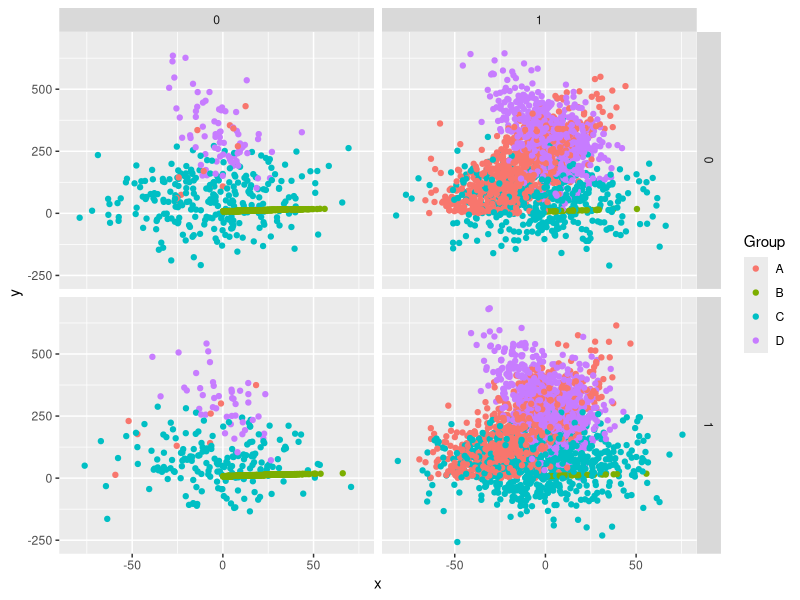
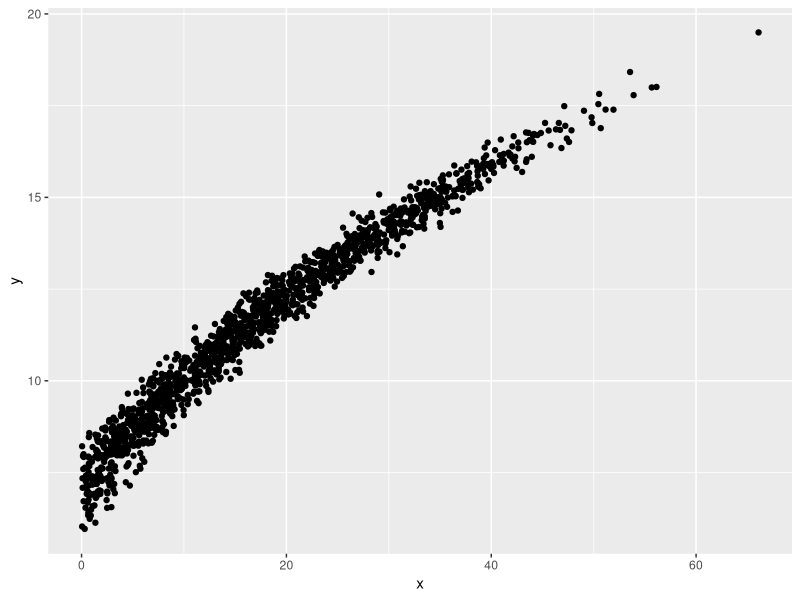
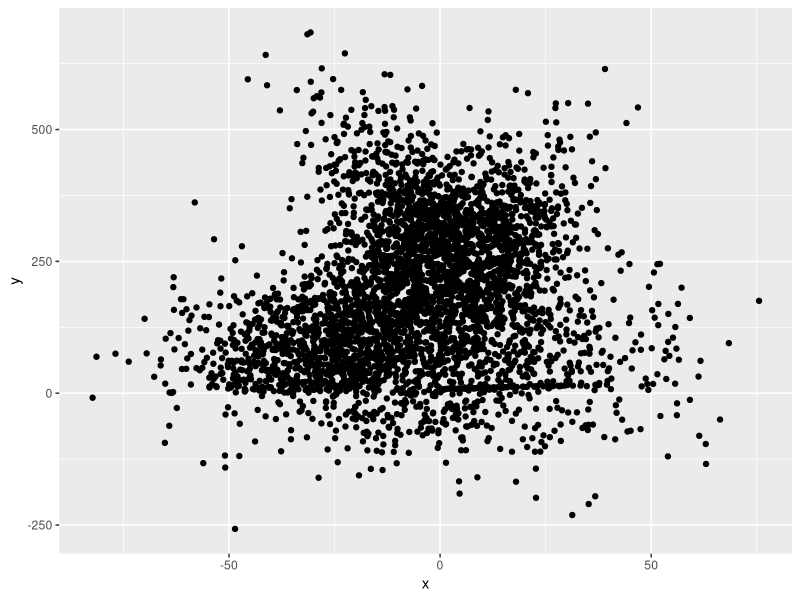
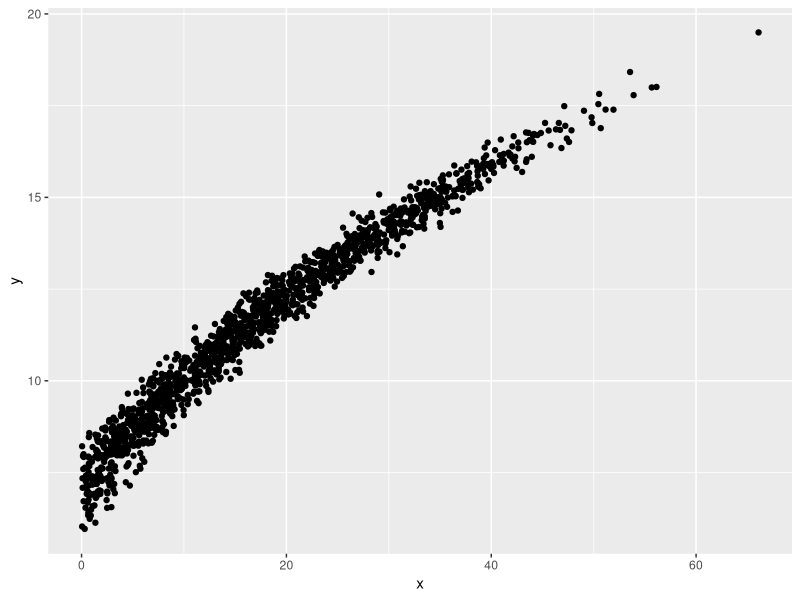
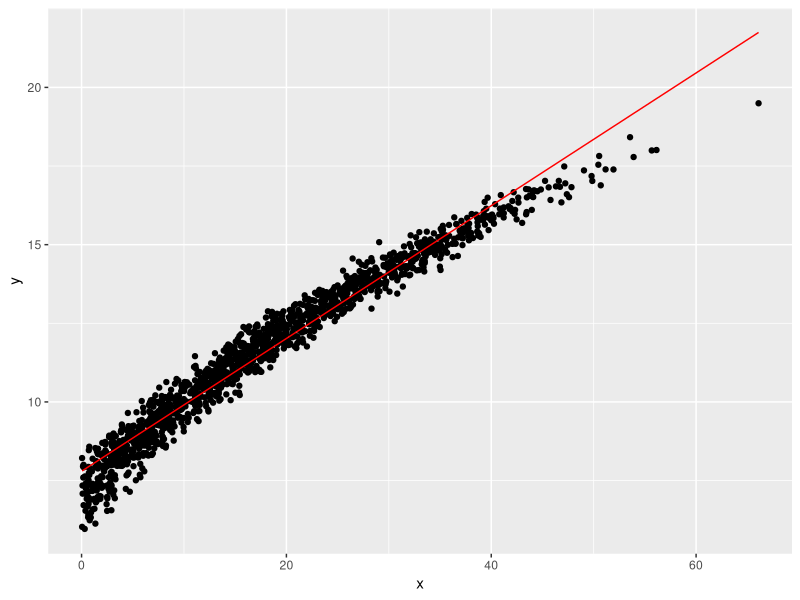
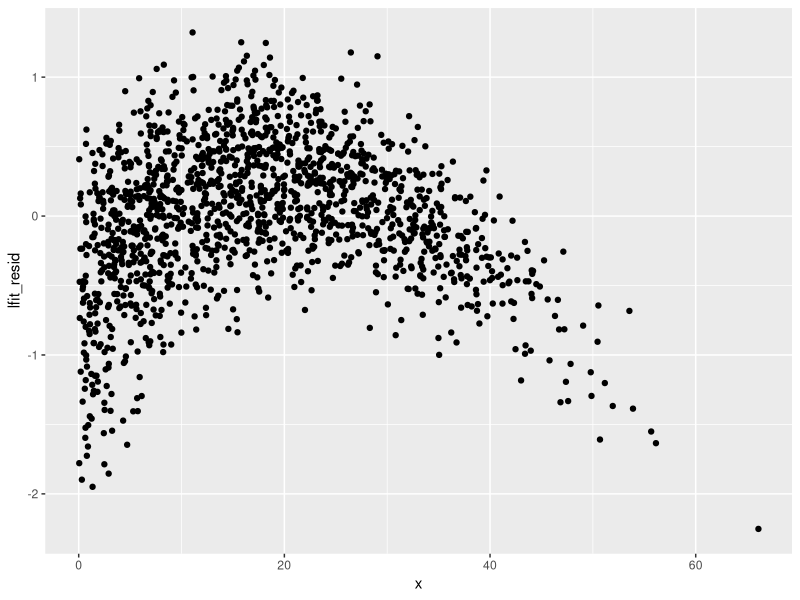
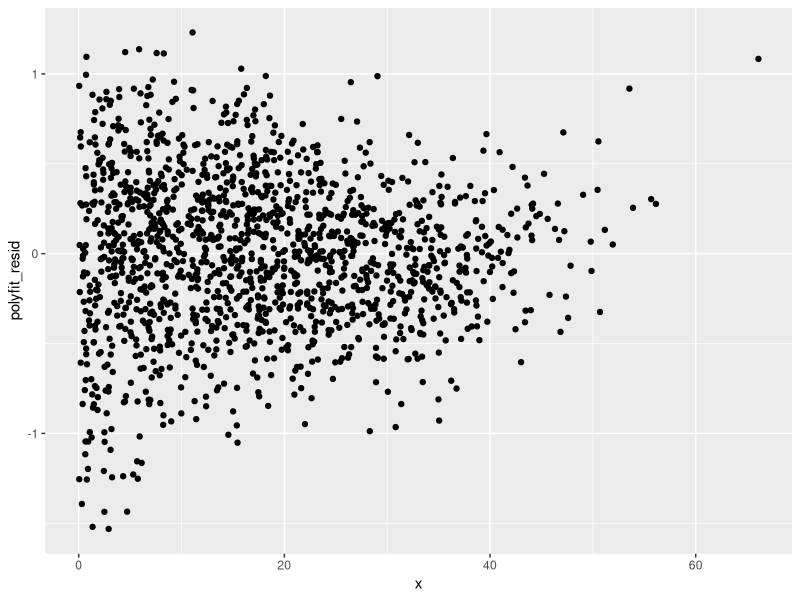
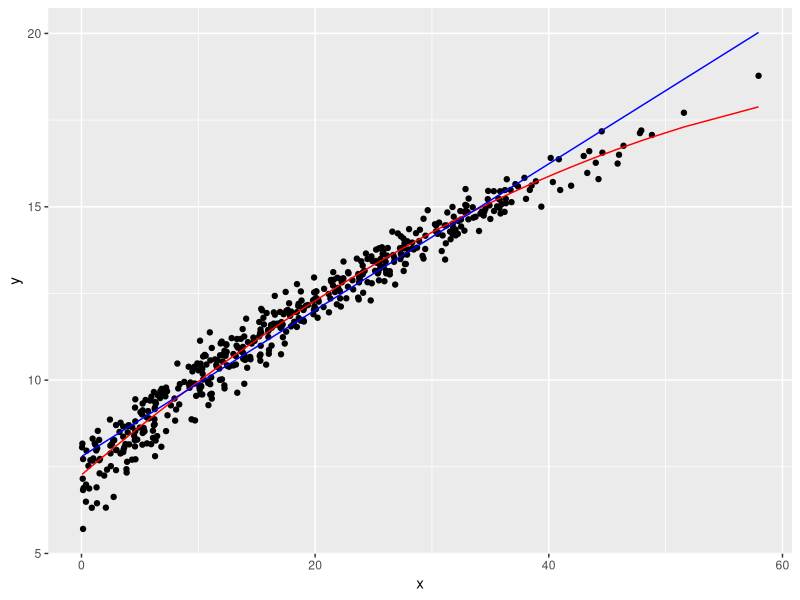

These charts were generated, in order, by the following R code:
# Jeffrey Williams
# DATA-312
# Dr. Robinson
# 11 April 2022

# Cleaning workspace / loading libraries
rm(list = ls())
gc()

library(tidyverse)
library(modelr)

# Load dataset
raw_data <- read_csv('data312_ml_michaelr.csv')

# Sampling
raw_data_samplingframe <- raw_data %>% 
  mutate(snum = sample.int(n(), n()) / n())

training <- raw_data_samplingframe %>% filter(snum < 0.6) %>% select(-snum)

query <- raw_data_samplingframe %>% filter(snum >= 0.6, snum < 0.8) %>%
  select(-snum)

test <- raw_data_samplingframe %>% filter(snum > 0.8) %>% select(-snum)

training %>% write_csv('michaelr_training.csv')
query %>% write_csv('michaelr_query.csv')
test %>% write_csv('michaelr_test.csv')

# Exploration
training %>% ggplot(aes(x, y, color = Group)) + geom_point() + 
  facet_grid(vars(s), vars(t))

training %>% filter(Group == 'B') %>% ggplot(aes(x, y)) + geom_point()

training %>% filter(t == 1) %>% ggplot(aes(x, y)) + geom_point()

training %>% count(Group)

training %>% count(Group, t) %>% pivot_wider(names_from = t, values_from = n)

training_B <- training %>% filter(Group == "B")

training_B %>% ggplot(aes(x, y)) + geom_point()

lfit <- lm(y~x, training_B)

training_lfit <- training_B %>% add_predictions(lfit, var = 'lfit_y')

training_lfit %>% ggplot() + geom_point(aes(x, y)) + 
  geom_line(aes(x, lfit_y), color = 'red') 

training_lfit <- training_lfit %>% add_residuals(lfit, var = 'lfit_y')

training_lfit <- training_B %>% add_predictions(lfit, var = 'lfit_y') %>% 
  add_residuals(lfit, var = 'lfit_resid')

training_lfit %>% ggplot(aes(x, lfit_resid)) + geom_point()

polyfit <- lm(y~poly(x, 2), training_B)

training_both <- training_B %>% add_predictions(polyfit, var = 'polyfit_y') %>%
  add_residuals(polyfit, var = 'polyfit_resid')

training_both %>% ggplot(aes(x, polyfit_resid)) + geom_point()

query_B <- query %>% filter(Group == 'B') %>% 
  add_predictions(lfit, var = 'lfit_pred') %>%
  add_residuals(lfit, var = 'lfit_resid') %>%
  add_predictions(polyfit, var = 'polyfit_pred') %>%
  add_residuals(polyfit, var = 'polyfit_resid')

query_B %>% ggplot() + geom_point(aes(x, y)) + 
  geom_line(aes(x, polyfit_pred), color = 'red') +
  geom_line(aes(x, lfit_pred), color = 'blue')

test_B <- test %>% filter(Group == 'B') %>%
  add_predictions(polyfit, var = 'polyfit_pred') %>% 
  add_residuals(polyfit, var = 'polyfit_resid')

test_B %>% ggplot(aes(polyfit_resid)) + geom_histogram()

# Shifting to use of my own data

# Loading raw data
my_data <- read_csv('5030143_HW4A.csv')

# Sampling
my_samplingframe <- my_data %>% 
  mutate(snum = sample.int(n(), n()) / n())

my_training <- my_samplingframe %>% filter(snum < 0.6) %>% select(-snum)

my_query <- my_samplingframe %>% filter(snum >= 0.6, snum < 0.8) %>%
  select(-snum)

my_test <- my_samplingframe %>% filter(snum > 0.8) %>% select(-snum)

my_training %>% write_csv('5030143_training.csv')
my_query %>% write_csv('5030143_query.csv')
my_test %>% write_csv('5030143_test.csv')

# Exploration / visualization

my_training %>% filter(t == 1) %>% ggplot(aes(x, y)) + geom_point()

my_training %>% filter(t == 0) %>% ggplot(aes(x, y)) + geom_point()

my_training %>% count(Group) %>% select(n) %>% chisq.test()

my_training %>% ggplot(aes(x, y, color = Group)) + geom_point() +
  facet_grid(vars(s), vars(t))

my_training %>% filter(Group == 'H') %>% 
  ggplot(aes(x, y, color = Group)) + geom_point() +
  facet_grid(vars(s), vars(t))

my_training %>% filter(Group == 'H') %>% ggplot(aes(y, x)) + geom_point()

my_training %>% filter(t == 1) %>% ggplot(aes(x, y)) + geom_point()

# Modeling Problem 1:
# I have chosen Group H, particularly as t = 0, as there appears to be a
# considerable corerlation in the points that generally decreases. At this
# juncture, I am envisioning a linear regression model suiting this quite
# well.

my_tH <- my_training %>% filter(Group == 'H')

H_lfit <- lm(y~x, data = my_tH)

H_polyfit <- lm(y~poly(x, 2), my_tH)

tH_lfit <- my_tH %>% 
  add_predictions(H_lfit, var = 'H_lfit_y') %>%
  add_residuals(H_lfit, var = 'H_lfit_resid')

tH_lfit %>% ggplot() + geom_point(aes(y, x)) + 
  geom_line(aes(H_lfit_y, x), color = 'blue')

tH_polyfit <- my_tH %>%
  add_predictions(H_polyfit, var = 'H_polyfit_y') %>%
  add_residuals(H_polyfit, var = 'H_polyfit_resid')

tH_polyfit %>% ggplot() + geom_point(aes(x, y)) + 
  geom_line(aes(x, H_polyfit_y), color='green')

my_qH <- my_query %>%
  filter(Group == 'H') %>%
  add_residuals(H_lfit, var='H_lfit_resid') %>%
  add_predictions(H_lfit, var='H_lfit_pred') %>%
  add_residuals(H_polyfit,var='H_polyfit_resid') %>%
  add_predictions(H_polyfit,var='H_polyfit_pred')

my_qH %>% ggplot() + geom_point(aes(x, y)) + 
  geom_line(aes(x, H_polyfit_pred), color = 'red') +
  geom_line(aes(x, H_lfit_pred), color = 'blue')

# Modeling Problem 2:
# I have chosen the relationship between y and x for Group 'F', as there appears
# to be a rather strong relationship between x and y, in addition to the 
# outlying characteristic that it protrudes rather fiercely from the plots
# of the latter groups.

my_tF <- my_training %>% filter(Group == 'F')

F_lfit <- lm(y~x, data = my_tF)

F_polyfit <- lm(y~poly(x, 2), my_tF)

tF_lfit <- my_tF %>% 
  add_predictions(F_lfit, var = 'F_lfit_y') %>%
  add_residuals(F_lfit, var = 'F_lfit_resid')

tF_lfit %>% ggplot() + geom_point(aes(x, y)) + 
  geom_line(aes(x, F_lfit_y), color = 'blue')

tF_polyfit <- my_tF %>%
  add_predictions(F_polyfit, var = 'F_polyfit_y') %>%
  add_residuals(F_polyfit, var = 'F_polyfit_resid')

tF_polyfit %>% ggplot() + geom_point(aes(x, y)) + 
  geom_line(aes(x, F_polyfit_y), color='green')

my_qF <- my_query %>%
  filter(Group == 'F') %>%
  add_residuals(F_lfit, var='F_lfit_resid') %>%
  add_predictions(F_lfit, var='F_lfit_pred') %>%
  add_residuals(F_polyfit,var='F_polyfit_resid') %>%
  add_predictions(F_polyfit,var='F_polyfit_pred')

my_qF %>% ggplot() + geom_point(aes(x, y)) + 
  geom_line(aes(x, F_polyfit_pred), color = 'red') +
  geom_line(aes(x, F_lfit_pred), color = 'blue')
